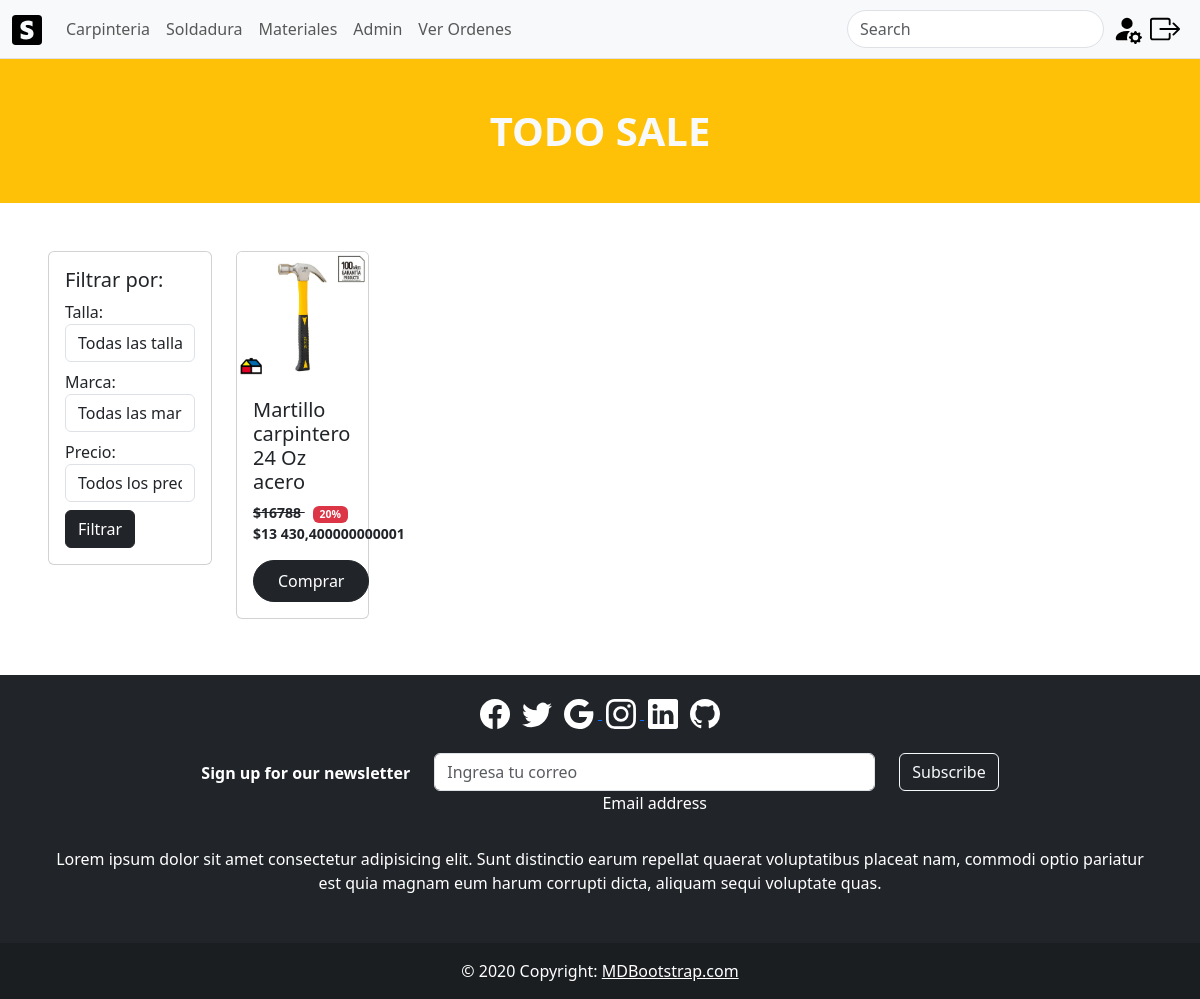
The page /sale/ (signed in) on the database its author committed.
### cliente/models.py (models this page shows, shortened)
class Product(models.Model):
    name = models.CharField(max_length=100)
    description = models.TextField()
    brand = models.CharField(max_length=50)
    price = models.IntegerField()
    model = models.CharField(max_length=50)
    image = models.ImageField(upload_to='productos', null=True)
    stock = models.PositiveIntegerField(default=300)

### cliente/views.py (the view)
# urls.py: path('sale/', views.sale, name='sale'),
@login_required
def sale(request):
    products = Product.objects.all()
    discount_percentage = 20  # Porcentaje de descuento (ajústalo según sea necesario)
    for product in products:
        product.discounted_price = calculate_discounted_price(product.price, discount_percentage)
    context = {
        'products': products,
    }
    return render(request, 'sales.html', context)

### cliente/views.py (called while the page is built)
def calculate_discounted_price(price, discount_percentage):
    discounted_price = price * (1 - discount_percentage/100)
    return discounted_price

### cliente/templates/sales.html (shortened to what this page needs)
{% extends 'base.html' %} {% block content %} {% load static%}
<div class="bg-warning text-center">
  <h1 class="text-light py-5 fw-bolder">TODO SALE</h1>
</div>
<div class="container-fluid px-5 mt-5">
  <div class="row">
    <div class="col-sm-12 col-md-12 col-lg-12 col-xl-2">
      <div class="card mb-4">
        <div class="card-body">
          <form>
            <h5>Filtrar por:</h5>
            <div class="form-group my-2">
              <label for="talla">Talla:</label>
              <select class="form-control" id="talla">
                <option value="">Todas las tallas</option>
              </select>
            </div>
            <div class="form-group my-2">
              <label for="marca">Marca:</label>
              <select class="form-control" id="marca">
                <option value="">Todas las marcas</option>
              </select>
            </div>
            <div class="form-group my-2">
              <label for="precio">Precio:</label>
              <select class="form-control" id="precio">
                <option value="">Todos los precios</option>
              </select>
            </div>
            <button type="submit" class="btn btn-dark">Filtrar</button>
          </form>
        </div>
      </div>
    </div>
    {% load humanize %}
    <div class="col-sm-12 col-md-12 col-lg-12 col-xl-10">
      <div class="row">
        {% for product in products %}
        <div class="col-sm-12 col-md-4 col-lg-2 mb-2">
          <div class="card h-100">
            <img src="{{ product.image.url }}" class="card-img-top" alt="..." />
            <div
              class="card-body d-flex flex-column justify-content-between align-items-start"
            >
              <h5 class="card-title">{{ product.name }}</h5>
              <small class="fw-bold text-decoration-line-through">
                ${{ product.price }}
                <span class="badge bg-danger ms-2">20%</span>
              </small>
              <small class="fw-bold"
                >${{ product.discounted_price|intcomma }}</small
              >
              <a
                href="{% url 'detalle_producto' product.id %}"
                class="btn btn-dark rounded-pill py-2 px-4 mt-3"
                >Comprar</a
              >
            </div>
          </div>
        </div>
        {% endfor %}
      </div>
    </div>
  </div>
</div>
{% endblock %}

### rows shown on the page
Product: image (picture), name "Martillo carpintero 24 Oz acero", price "16788", discounted_price "13 430,400000000001"
